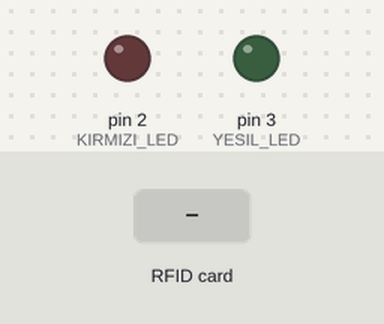
Bench run of a sketch on a simulated Arduino Uno, built with avr-gcc and run on an emulated ATmega328P. Shown: output pins drawn as LEDs (lit = HIGH). The inputs (shaded band) are chosen by the test bench. Pins used as bus, display or sensor lines are not drawn; what the sketch prints to the serial monitor is not drawn.

Above: at 1.2 s.
1.3 s: RFID card 5E 7A 19 C4 held to the reader
At 2.1 s:
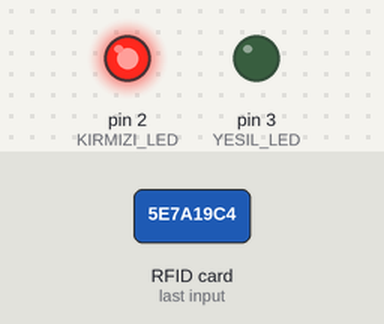
Timing chart, 0 to 4.3 s (numbered marks = the images above; inputs shaded):
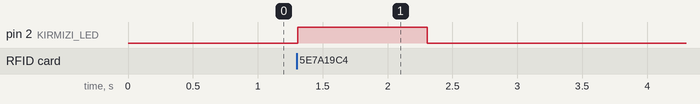

Measured:
- after the input at 1.3 s, pin 2 (KIRMIZI_LED): LOW → HIGH at once, → LOW 1.0 s later

The sketch:

rfid_arduino.ino
```cpp
#include <SPI.h>
#include <MFRC522.h>
const byte YESIL_LED = 3;
const byte KIRMIZI_LED = 2;
MFRC522 rfid(10, 9);//RFID Chip Select ve Reset pinlerinin ayarlarını yapıyoruz.
byte Kart[4] = {19, 53, 19, 17}; // {53, 122, 201, 226} buraya kendi okuttuğunuz kartın ID numarasını yazmalısınız.
boolean Yetki;
void setup()
{
  Serial.begin(9600);
  pinMode(KIRMIZI_LED, OUTPUT);
  pinMode(YESIL_LED, OUTPUT);
  SPI.begin();
  rfid.PCD_Init();
}
void loop()
{
  Yetki = true;
  if ( rfid.PICC_IsNewCardPresent())
  {
    if ( rfid.PICC_ReadCardSerial())
    { Serial.print("Okunan Kart ID: ");
     Serial.print(rfid.uid.uidByte[0]);
     Serial.print(",");
     Serial.print(rfid.uid.uidByte[1]);
     Serial.print(",");
     Serial.print(rfid.uid.uidByte[2]);
     Serial.print(",");
     Serial.println(rfid.uid.uidByte[3]);
    }
    for (int i = 0; i < 4; i++)
      if (rfid.uid.uidByte[i] != Kart[i]){
          Yetki = false;
          break;
      }

    if (Yetki == true)
    {
      Serial.println("Yetki Onaylandi…");
      digitalWrite(YESIL_LED, HIGH);
      delay(1000);
      digitalWrite(YESIL_LED, LOW);
    }
    else
    {
      Serial.println("Yetki Onaylanmadi…");
      digitalWrite(KIRMIZI_LED, HIGH);
      delay(1000);
      digitalWrite(KIRMIZI_LED, LOW);
    }
    rfid.PICC_HaltA();
  }
}
```
